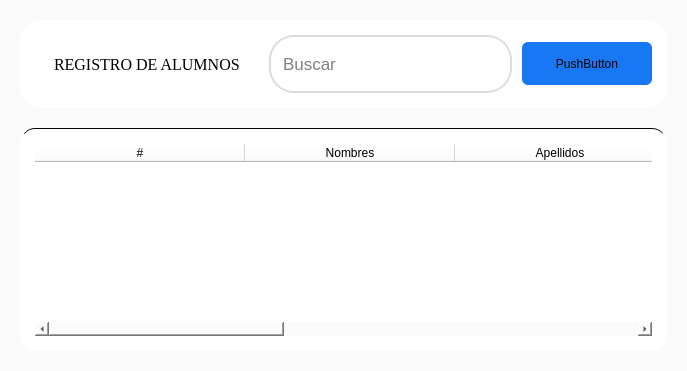
            <widget class="QWidget" name="pageAlumnos">
             <property name="styleSheet">
              <string notr="true"/>
             </property>
             <layout class="QVBoxLayout" name="verticalLayout_6">
              <property name="spacing">
               <number>0</number>
              </property>
              <property name="leftMargin">
               <number>0</number>
              </property>
              <property name="topMargin">
               <number>0</number>
              </property>
              <property name="rightMargin">
               <number>0</number>
              </property>
              <property name="bottomMargin">
               <number>0</number>
              </property>
              <item>
               <widget class="QFrame" name="frame_2">
                <property name="styleSheet">
                 <string notr="true">background-color:#fafafa;
border:none;</string>
                </property>
                <property name="frameShape">
                 <enum>QFrame::StyledPanel</enum>
                </property>
                <property name="frameShadow">
                 <enum>QFrame::Raised</enum>
                </property>
                <layout class="QVBoxLayout" name="verticalLayout_16">
                 <property name="spacing">
                  <number>20</number>
                 </property>
                 <property name="leftMargin">
                  <number>20</number>
                 </property>
                 <property name="topMargin">
                  <number>20</number>
                 </property>
                 <property name="rightMargin">
                  <number>20</number>
                 </property>
                 <property name="bottomMargin">
                  <number>20</number>
                 </property>
                 <item alignment="Qt::AlignTop">
                  <widget class="QFrame" name="frame_14">
                   <property name="styleSheet">
                    <string notr="true">background:#ffffff;
padding:15px;
border-radius:20px;</string>
                   </property>
                   <property name="frameShape">
                    <enum>QFrame::StyledPanel</enum>
                   </property>
                   <property name="frameShadow">
                    <enum>QFrame::Raised</enum>
                   </property>
                   <layout class="QHBoxLayout" name="horizontalLayout_5">
                    <property name="spacing">
                     <number>10</number>
                    </property>
                    <property name="leftMargin">
                     <number>0</number>
                    </property>
                    <property name="topMargin">
                     <number>0</number>
                    </property>
                    <property name="rightMargin">
                     <number>0</number>
                    </property>
                    <property name="bottomMargin">
                     <number>0</number>
                    </property>
                    <item>
                     <widget class="QLabel" name="label_9">
                      <property name="font">
                       <font>
                        <family>Georgia</family>
                        <pointsize>12</pointsize>
                        <weight>50</weight>
                        <bold>false</bold>
                       </font>
                      </property>
                      <property name="text">
                       <string>REGISTRO DE ALUMNOS</string>
                      </property>
                     </widget>
                    </item>
                    <item>
                     <widget class="QFrame" name="barraBusAl">
                      <property name="maximumSize">
                       <size>
                        <width>500</width>
                        <height>16777215</height>
                       </size>
                      </property>
                      <property name="styleSheet">
                       <string notr="true">#barraBusAl{
	border: 2px solid #ddd;
	margin:0 ;
	padding:5px;
	border-radius:25px;
}

.QLineEdit{
	padding:5px;
}</string>
                      </property>
                      <property name="frameShape">
                       <enum>QFrame::StyledPanel</enum>
                      </property>
                      <property name="frameShadow">
                       <enum>QFrame::Raised</enum>
                      </property>
                      <layout class="QHBoxLayout" name="horizontalLayout_11">
                       <property name="spacing">
                        <number>0</number>
                       </property>
                       <property name="leftMargin">
                        <number>0</number>
                       </property>
                       <property name="topMargin">
                        <number>0</number>
                       </property>
                       <property name="rightMargin">
                        <number>0</number>
                       </property>
                       <property name="bottomMargin">
                        <number>0</number>
                       </property>
                       <item>
                        <widget class="QLineEdit" name="lineEdit_2">
                         <property name="font">
                          <font>
                           <pointsize>13</pointsize>
                          </font>
                         </property>
                         <property name="inputMask">
                          <string/>
                         </property>
                         <property name="text">
                          <string/>
                         </property>
                         <property name="placeholderText">
                          <string>Buscar</string>
                         </property>
                        </widget>
                       </item>
                       <item alignment="Qt::AlignHCenter|Qt::AlignVCenter">
                        <widget class="QPushButton" name="pushButton_2">
                         <property name="text">
                          <string/>
                         </property>
                         <property name="icon">
                          <iconset>
                           <normaloff>../../../Downloads/vidrio-de-aumento.png</normaloff>../../../Downloads/vidrio-de-aumento.png</iconset>
                         </property>
                        </widget>
                       </item>
                      </layout>
                     </widget>
                    </item>
                    <item>
                     <widget class="QPushButton" name="pushButton">
                      <property name="maximumSize">
                       <size>
                        <width>130</width>
                        <height>43</height>
                       </size>
                      </property>
                      <property name="styleSheet">
                       <string notr="true">QPushButton{
	background-color:#1877f2;
	border:none;
	border-radius:6px;
	width:100px;
	
}


QPushButton:hover{
	background-color:#4267b2;
	
}
</string>
                      </property>
                      <property name="text">
                       <string>PushButton</string>
                      </property>
                     </widget>
                    </item>
                   </layout>
                  </widget>
                 </item>
                 <item>
                  <widget class="QFrame" name="frame_16">
                   <property name="sizePolicy">
                    <sizepolicy hsizetype="Preferred" vsizetype="Expanding">
                     <horstretch>0</horstretch>
                     <verstretch>0</verstretch>
                    </sizepolicy>
                   </property>
                   <property name="styleSheet">
                    <string notr="true">QFrame{
background:#fff;
border-radius:15px;
border-top:1px solid #000
}</string>
                   </property>
                   <property name="frameShape">
                    <enum>QFrame::StyledPanel</enum>
                   </property>
                   <property name="frameShadow">
                    <enum>QFrame::Raised</enum>
                   </property>
                   <layout class="QVBoxLayout" name="verticalLayout_17">
                    <property name="spacing">
                     <number>15</number>
                    </property>
                    <property name="leftMargin">
                     <number>15</number>
                    </property>
                    <property name="topMargin">
                     <number>15</number>
                    </property>
                    <property name="rightMargin">
                     <number>15</number>
                    </property>
                    <property name="bottomMargin">
                     <number>15</number>
                    </property>
                    <item>
                     <widget class="QTableWidget" name="tableWidget">
                      <property name="styleSheet">
                       <string notr="true">
border:none</string>
                      </property>
                      <attribute name="horizontalHeaderDefaultSectionSize">
                       <number>210</number>
                      </attribute>
                      <attribute name="horizontalHeaderShowSortIndicator" stdset="0">
                       <bool>false</bool>
                      </attribute>
                      <attribute name="horizontalHeaderStretchLastSection">
                       <bool>true</bool>
                      </attribute>
                      <column>
                       <property name="text">
                        <string>#</string>
                       </property>
                      </column>
                      <column>
                       <property name="text">
                        <string>Nombres</string>
                       </property>
                      </column>
                      <column>
                       <property name="text">
                        <string>Apellidos</string>
                       </property>
                      </column>
                      <column>
                       <property name="text">
                        <string>Seccion</string>
                       </property>
                      </column>
                      <column>
                       <property name="text">
                        <string>Direccion</string>
                       </property>
                      </column>
                     </widget>
                    </item>
                   </layout>
                  </widget>
                 </item>
                </layout>
               </widget>
              </item>
             </layout>
            </widget>
